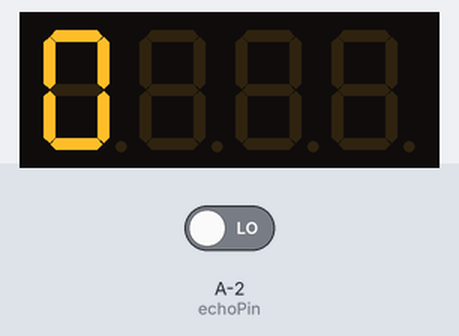
Simulated run of this sketch. Board: ATtiny85, built with avr-gcc and run on an emulated ATtiny85. Parts: 4-digit seven-segment display. The test bench sets the inputs (shaded band); at power-on: A-2 (echoPin) LOW.

Above: at 0.1 s.
At 5.8 s:
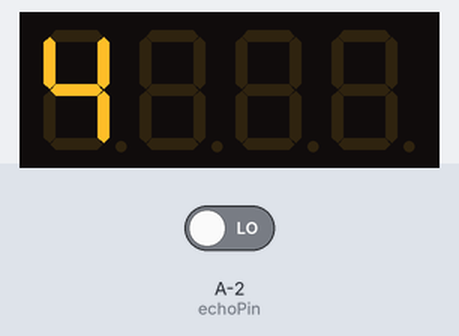
At 10.4 s:
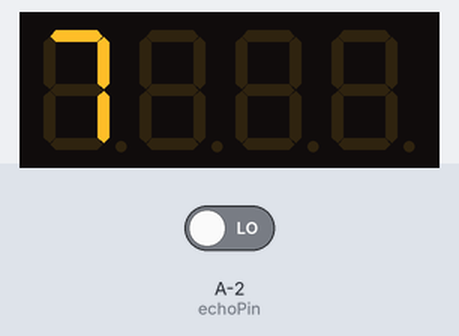
At 19.8 s:
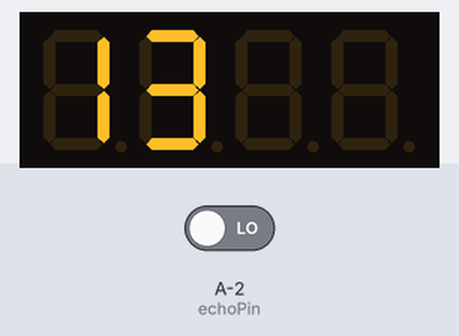
At 27.6 s:
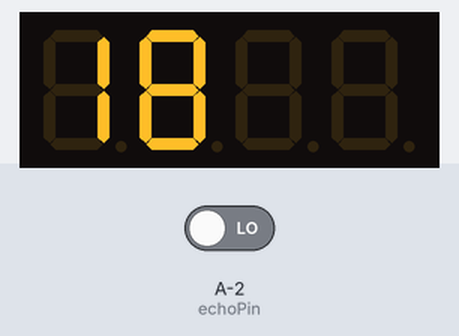
At 38.6 s:
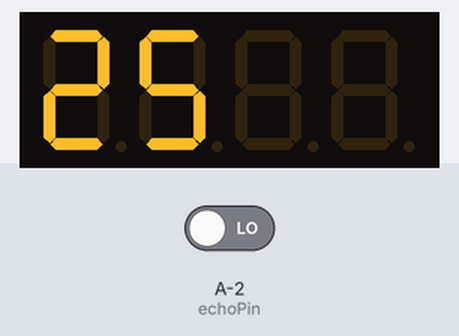

Measured:
- what the display in image 1 shows lasts 1.6 s, from 5.7 s to 7.3 s

The sketch:

main.ino
```cpp
#include <Wire.h> // Enable this line if using Arduino Uno, Mega, etc.

#include <Adafruit_GFX.h>

#include "Adafruit_LEDBackpack.h"


Adafruit_7segment matrix = Adafruit_7segment();


int echoPin = 12;

int trigPin= 13;

int score = 0;

void setup() {

#ifndef __AVR_ATtiny85__

  Serial.begin(9600);

  Serial.println("7 Segment Backpack Test");

  pinMode(trigPin, OUTPUT);

  pinMode(echoPin, INPUT);


#endif

  matrix.begin(0x70);

  matrix.writeDigitNum(0, score);

  matrix.writeDisplay();

}


void loop() {

  float duration, distance;


  digitalWrite(trigPin, HIGH);

  delay(10);

  digitalWrite(trigPin, LOW);


  duration = pulseIn(echoPin, HIGH);

  distance = ((float)(340 * duration) / 1000) / 2;


  if (distance <= 90) {

    score +=1;

    if(score<=9){

      matrix.writeDigitNum(0, score);

      matrix.writeDisplay();

    }else if(score>9){

      matrix.writeDigitNum(0, (int)(score/10));

      matrix.writeDigitNum(1, score%10);

      matrix.writeDisplay();

    }

    delay(500);

  }


   delay(50);

}
```
